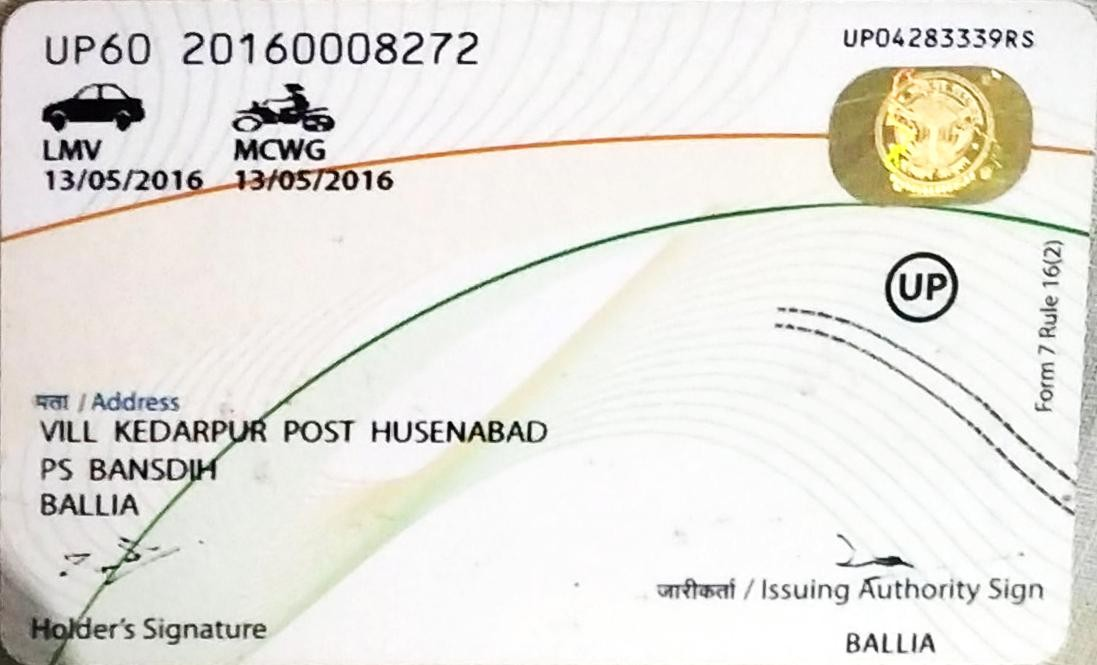
#> input picture temp_file_name.jpg, 1097 x 665 px
$ python -i predictor.py   (imports and definitions only)
#> lines starting #> are read from the running program, lines starting #| are printed output that depends on the picture
from PIL import Image, ImageChops, ImageEnhance
import os
import itertools
import numpy as np

image_size = (128, 128)
class_names = ['fake', 'real']

def convert_to_ela_image(path, quality):
#> called with path = 'temp_file_name.jpg', quality = 90
    temp_filename = 'temp_file_name.jpg'
    filename = os.path.basename(path)
    print("filename",filename)
    name,ext = os.path.splitext(filename)
    print("name",name,"ext",ext)
    ela_path = os.path.join('static','ela', filename)
    image = Image.open(path).convert('RGB')
#> image is the input picture: PIL image 1097x665 RGB; mean R, G, B 229.9, 228.2, 222.7
    image.save(temp_filename, 'JPEG', quality = quality)
    temp_image = Image.open(temp_filename)
    ela_image = ImageChops.difference(image, temp_image)
    extrema = ela_image.getextrema()
#> extrema = ((0, 8), (0, 4), (0, 14))
    ela_image.save(ela_path)
    max_diff = max([ex[1] for ex in extrema])
#> max_diff = 14
    if max_diff == 0:
        max_diff = 1
    scale = 255.0 / max_diff
#> scale = 18.21
    ela_image = ImageEnhance.Brightness(ela_image).enhance(scale)
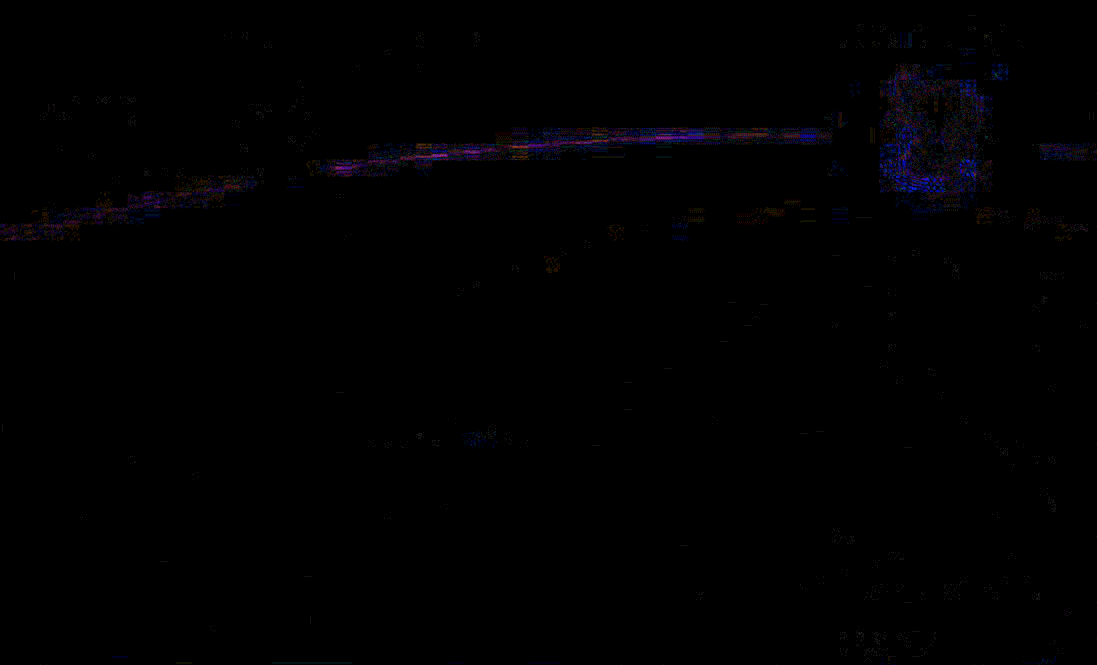
#> ela_image: PIL image 1097x665 RGB; mean R, G, B 0.8, 0.6, 1.3

    return ela_image
def prepare_image(image_path):
    return np.array(convert_to_ela_image(image_path, 90).resize(image_size)).flatten() / 255.0

def make_prediction(model, real_image_path):
    image = prepare_image(real_image_path)
    image = image.reshape(-1, 128, 128, 3)
    y_pred = model.predict(image)
    y_pred_class = np.argmax(y_pred, axis = 1)[0]
    print(f'Class: {class_names[y_pred_class]} Confidence: {np.amax(y_pred) * 100:0.2f}')
    return class_names[y_pred_class], np.amax(y_pred) * 100

>>> result = prepare_image('temp_file_name.jpg')
